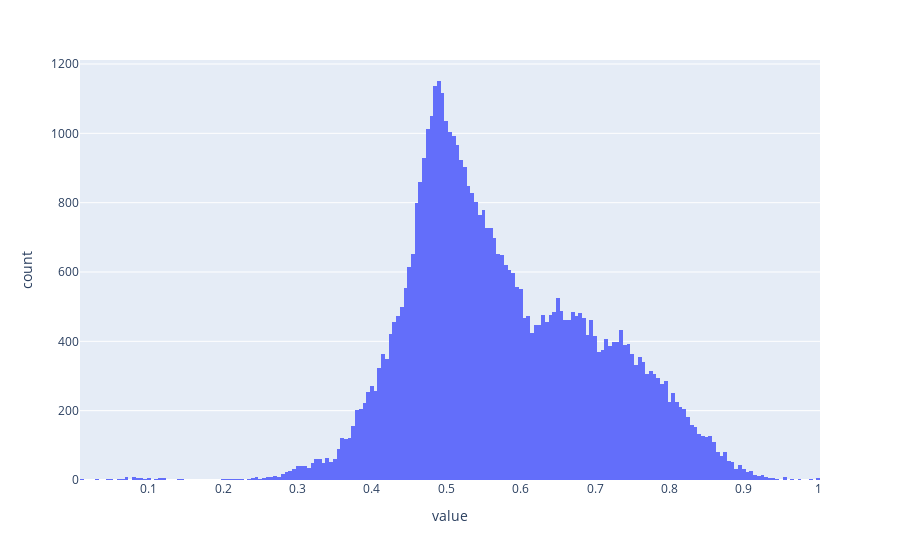

The notebook cell saved with this chart:
### Code cell
fig = px.histogram(geo_df_dstecdt, x="value")
fig.show()

### Figure 1 — Plotly figure (JSON) as saved in the notebook; plotly's stock layout.template omitted (floating-point values rounded to 4 significant figures; data arrays with more than 128 entries replaced by an {"elided": "..."} marker saying what was removed)
{"data": [{"alignmentgroup": "True", "bingroup": "x", "hoverlabel": {"namelength": 0}, "hovertemplate": "value=%{x}<br>count=%{y}", "legendgroup": "", "marker": {"color": "#636efa"}, "name": "", "offsetgroup": "", "orientation": "v", "showlegend": false, "type": "histogram", "x": {"elided": "50660 float values"}, "xaxis": "x", "yaxis": "y"}], "layout": {"barmode": "relative", "legend": {"tracegroupgap": 0}, "margin": {"t": 60}, "xaxis": {"anchor": "y", "domain": [0, 1], "title": {"text": "value"}}, "yaxis": {"anchor": "x", "domain": [0, 1], "title": {"text": "count"}}}}
